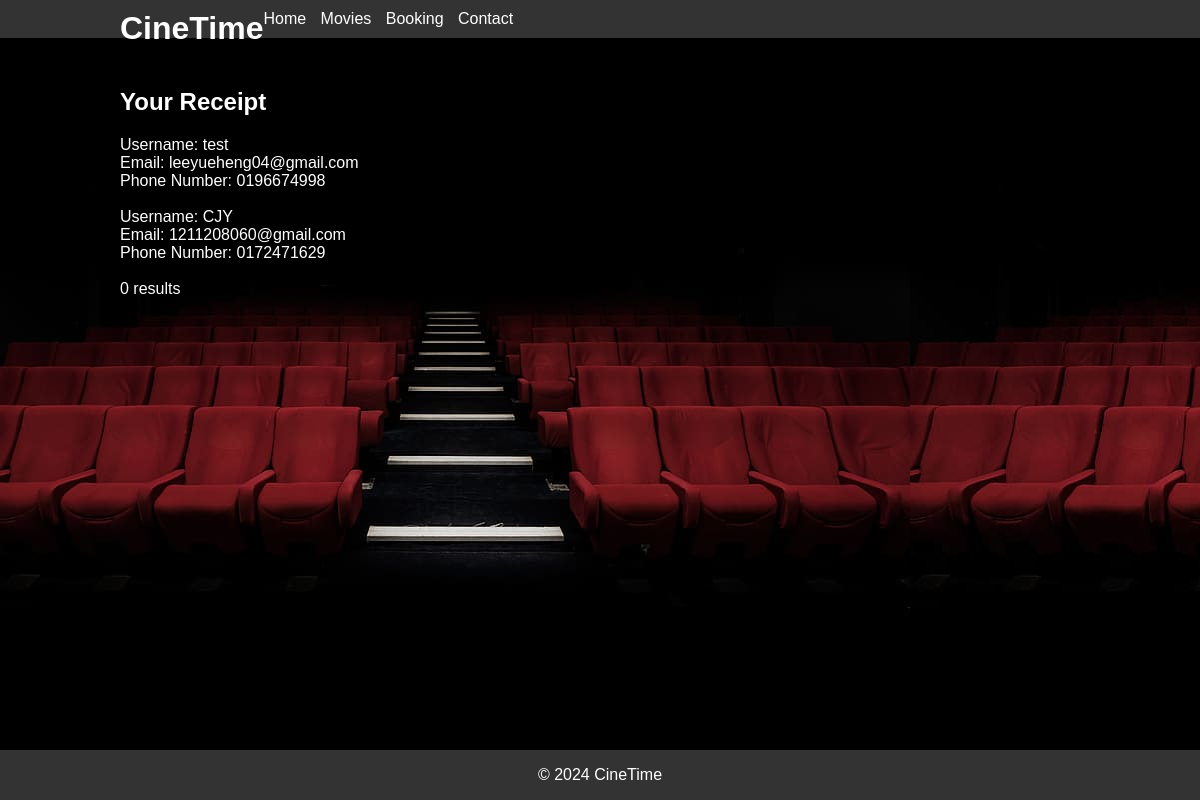
The page /HauTzeChern/receipt.php on the database its author committed.
### tables this page shows
CREATE TABLE `user` (
  `user_id` int(10) NOT NULL,
  `username` varchar(255) NOT NULL,
  `password` varchar(255) NOT NULL,
  `first_name` varchar(255) NOT NULL,
  `last_name` varchar(255) NOT NULL,
  `Gender` char(1) NOT NULL,
  `email` varchar(255) DEFAULT NULL,
  `phone_number` varchar(11) NOT NULL
);

### HauTzeChern/connect_user.php (the view, shortened to what this page needs)
<?php
$servername = "localhost";
$dbname = "cinetime";
$conn = new mysqli($servername,'root' , '', $dbname);
$sql = "SELECT * FROM user";
$result = $conn->query($sql);
if ($result->num_rows > 0) {
    while($row = $result->fetch_assoc()) {
        echo '<div class="connection">';
        echo "Username: " . $row["username"]. "<br>";
        echo "Email: " . $row["email"]. "<br>";
        echo "Phone Number: " . $row["phone_number"]. "<br>";
        echo "<br>";
        echo "</div>";
    }
} else {
    echo "0 results";
}
?>

### HauTzeChern/styles.css (style rules this page uses)
body { background-image: url("theater-bg.jpg"); font-family: Arial, sans-serif; margin: 0; padding: 0; }

### rows shown on the page
user: username "test", email "leeyueheng04@gmail.com", phone_number "0196674998"
user: username "CJY", email "1211208060@gmail.com", phone_number "0172471629"
